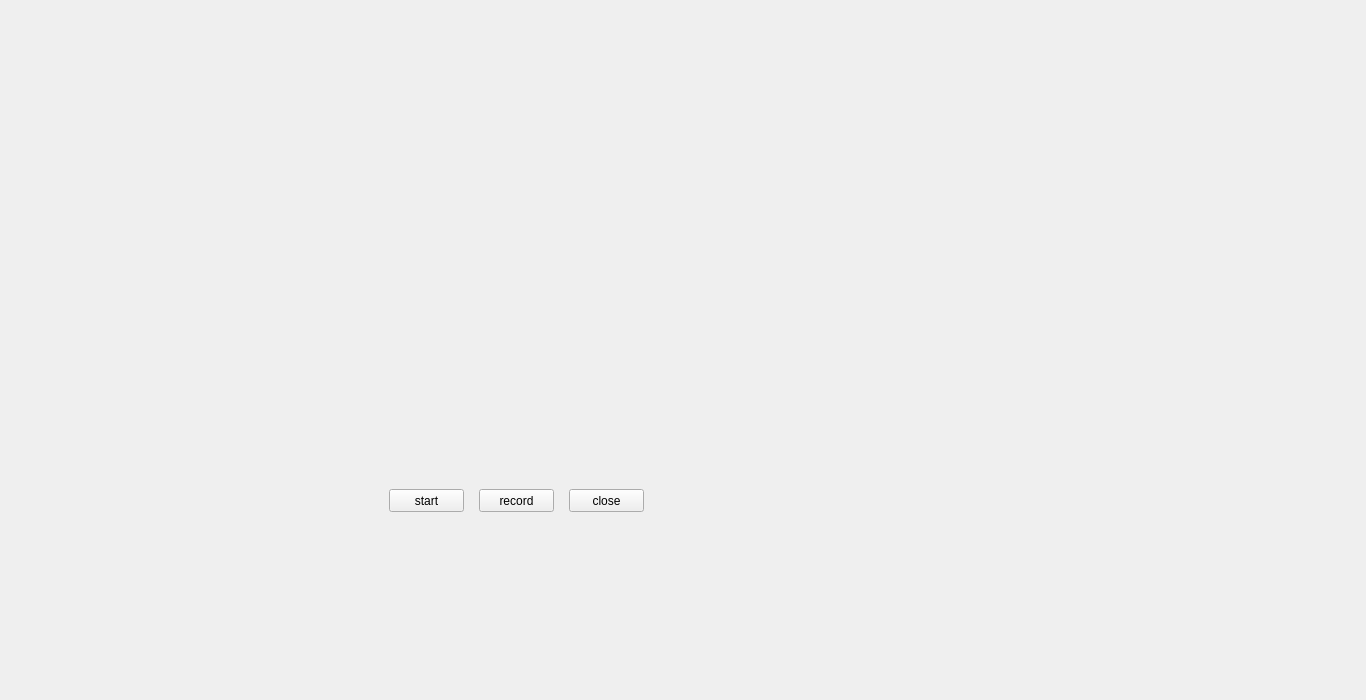
<?xml version="1.0" encoding="UTF-8"?>
<ui version="4.0">
 <class>MainWindow</class>
 <widget class="QMainWindow" name="MainWindow">
  <property name="geometry">
   <rect>
    <x>0</x>
    <y>0</y>
    <width>1366</width>
    <height>700</height>
   </rect>
  </property>
  <property name="sizePolicy">
   <sizepolicy hsizetype="Fixed" vsizetype="Fixed">
    <horstretch>0</horstretch>
    <verstretch>0</verstretch>
   </sizepolicy>
  </property>
  <property name="windowTitle">
   <string>MainWindow</string>
  </property>
  <widget class="QWidget" name="centralwidget">
   <property name="sizePolicy">
    <sizepolicy hsizetype="Expanding" vsizetype="Expanding">
     <horstretch>0</horstretch>
     <verstretch>0</verstretch>
    </sizepolicy>
   </property>
   <layout class="QHBoxLayout" name="horizontalLayout">
    <item>
     <widget class="QWidget" name="widget" native="true">
      <property name="sizePolicy">
       <sizepolicy hsizetype="Expanding" vsizetype="Expanding">
        <horstretch>0</horstretch>
        <verstretch>0</verstretch>
       </sizepolicy>
      </property>
      <widget class="QPushButton" name="start">
       <property name="geometry">
        <rect>
         <x>380</x>
         <y>480</y>
         <width>75</width>
         <height>23</height>
        </rect>
       </property>
       <property name="text">
        <string>start</string>
       </property>
      </widget>
      <widget class="QLabel" name="video">
       <property name="geometry">
        <rect>
         <x>150</x>
         <y>10</y>
         <width>911</width>
         <height>441</height>
        </rect>
       </property>
       <property name="text">
        <string/>
       </property>
      </widget>
      <widget class="QPushButton" name="record">
       <property name="geometry">
        <rect>
         <x>470</x>
         <y>480</y>
         <width>75</width>
         <height>23</height>
        </rect>
       </property>
       <property name="text">
        <string>record</string>
       </property>
      </widget>
      <widget class="QPushButton" name="close">
       <property name="geometry">
        <rect>
         <x>560</x>
         <y>480</y>
         <width>75</width>
         <height>23</height>
        </rect>
       </property>
       <property name="text">
        <string>close</string>
       </property>
      </widget>
     </widget>
    </item>
   </layout>
  </widget>
 </widget>
 <resources/>
 <connections/>
</ui>
